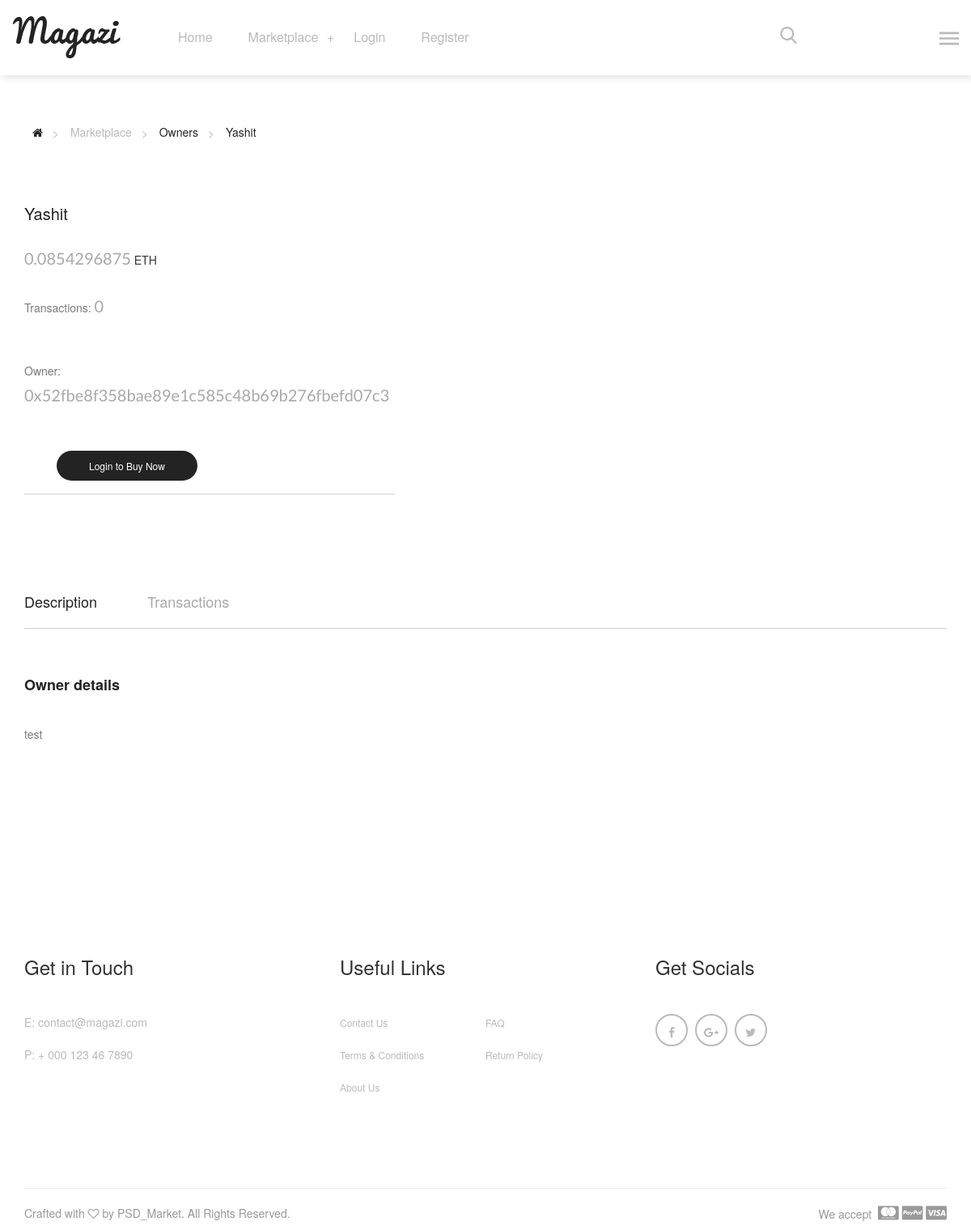
Page /owners/14 on the committed database.
### website/models.py (models this page shows, shortened)
class Card(models.Model):
    CARD_TYPES = (
        ("Player", 'Player'),
        ("Owner", 'Owner'),
        ("Tournament", 'Tournament'),
        ("Board", 'Board'),
        ("Country", 'Country'),
        ("ICC", 'ICC'),
    )
    card_type = models.CharField(
        max_length=11,
        choices=CARD_TYPES,
        default="Player"
    )
    name = models.CharField(max_length=100, null=False)
    description = models.TextField(max_length=3000)
    transactions = 0
    owner = models.CharField(max_length=50, default="Unassigned")
    last_bid = models.FloatField(default=0)
    eth_id = models.IntegerField(null=True, blank=True)
    image = models.ImageField(null=True, blank=True)
    icc_ranking = models.IntegerField(blank=True, null=True)
    country = models.CharField(max_length=100, null=True, blank=True)
    ipl_team = models.CharField(max_length=100, null=True, blank=True)

### website/views.py (the view)
# urls.py: path('owners/<int:item_id>', views.card_details, name='owner'),
def card_details(request, item_id):
    selected_item = get_object_or_404(Card, pk=item_id)
    card_type = selected_item.card_type
    index = text_s.index(card_type)
    context = {'item': selected_item, 'text_s': text_s[index], 'text_p': text_p[index]}
    if not request.user.is_staff and request.user.is_authenticated:
        profile = get_object_or_404(Profile, user_id=request.user.id)
        context['eth_address'] = profile.eth_address
    return render(request, 'website/details.html', context=context)

### website/context_processors.py (called while the page is built)
def marketplace_items_context(request):
    return {
        'marketplace_items': marketplace_item_list,
        'multiplier': multiplier,
        'buy_form': BuyForm,
    }

### website/templatetags/custom_tags.py (called while the page is built)
@register.filter
def multiply(qty, unit_price):
    return float(qty) * float(unit_price)

### website/templates/website/details.html (shortened to what this page needs)
{% extends 'website/base.html' %}
{% load staticfiles %}
{% load custom_tags %}
{% block content %}
    <main>
        <div class="magazi-pages-links margin-bottom-80 padding-top-60">
            <div class="container">
                <ul>
                    <li><a href="#" title=""><i class="fa fa-home"></i></a></li>
                    <li><span>Marketplace</span></li>
                    <li><a href="{% url text_p|lower %}" title="">{{ text_p }}</a></li>
                    <li><a href="{% url text_s|lower item_id=item.id %}" title="">{{ item.name }}</a></li>
                </ul>
            </div>
        </div>
        <div class="magazi-product-complete-dt">
            <div class="container">
                <div class="row">
                    <div class="col-md-5">
                        <div class="magazi-data-details">
                            <h2>{{ item.name }}</h2>
                            <span>{{ item.last_bid }}</span>&nbsp;ETH
                            <p class="margin-bottom-0">Transactions:&nbsp;<span>{{ item.transactions }}</span></p>
                            <p class="margin-bottom-50">Owner:&nbsp;<span>{{ item.owner }}</span> </p>
                            <div class="handler-cart">
                                <div class="add-to-cart">
                                    {% if user.is_authenticated %}
                                        <a href="#" id="buy_now{{ item.id }}" title="" class="adding-cart">Buy Now</a>
                                    {% else %}
                                        <a href="{% url 'login' %}" title="" class="adding-cart">Login to Buy Now</a>
                                    {% endif %}
                                </div>
                            </div>
                        </div>
                    </div>
                </div>
            </div>
        </div>
        <div class="magazi-details-tab margin-top-100">
            <div class="container">
                <div class="magazi-tabs">
                    <ul class="nav nav-tabs" role="tablist">
                        <li role="presentation" class="active"><a href="#description" aria-controls="description" role="tab" data-toggle="tab">Description</a></li>
                        <li role="presentation"><a href="#size" aria-controls="size" role="tab" data-toggle="tab">Transactions</a></li>
                      </ul>
                </div>
                <div class="magazi-tabs-details">
                     <div class="tab-content">
                        <div role="tabpanel" class="tab-pane active" id="description">
                            <div class="description-details">
                                <h3>{{ text_s }} details</h3>
                                <p class="margin-bottom-100">{{ item.description }}</p>
                            </div>
                        </div>
                      </div>
                </div>
            </div>
        </div>
    </main>
{% endblock %}

### static/website/assets/css/responsive.css (style rules this page uses)
@media (max-width: 1200px) { .magazi-data-details p { margin-bottom: 20px; } }
@media (max-width: 1200px) { .handler-cart { padding-bottom: 25px; } }

### rows in the picture
Card: name "Yashit", last_bid "0.0854296875", transactions "0", owner "0x52fbe8f358bae89e1c585c48b69b276fbefd07c3", card_type "Owner", description "test"

### other values in the picture
{{ text_p }} "Owners"
